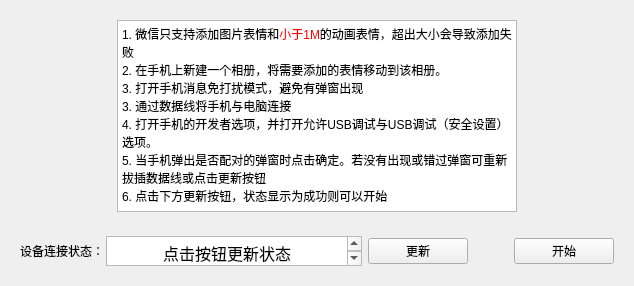
      <widget class="QWidget" name="page_home">
       <layout class="QGridLayout" name="gridLayout_17">
        <item row="0" column="0">
         <widget class="QWidget" name="widget_14" native="true">
          <layout class="QGridLayout" name="gridLayout_22">
           <item row="0" column="0">
            <widget class="QTextEdit" name="textEdit">
             <property name="maximumSize">
              <size>
               <width>400</width>
               <height>200</height>
              </size>
             </property>
             <property name="html">
              <string>&lt;!DOCTYPE HTML PUBLIC &quot;-//W3C//DTD HTML 4.0//EN&quot; &quot;http://www.w3.org/TR/REC-html40/strict.dtd&quot;&gt;
&lt;html&gt;&lt;head&gt;&lt;meta name=&quot;qrichtext&quot; content=&quot;1&quot; /&gt;&lt;meta charset=&quot;utf-8&quot; /&gt;&lt;style type=&quot;text/css&quot;&gt;
p, li { white-space: pre-wrap; }
hr { height: 1px; border-width: 0; }
li.unchecked::marker { content: &quot;\2610&quot;; }
li.checked::marker { content: &quot;\2612&quot;; }
&lt;/style&gt;&lt;/head&gt;&lt;body style=&quot; font-family:'Microsoft YaHei UI'; font-size:9pt; font-weight:400; font-style:normal;&quot;&gt;
&lt;p style=&quot; margin-top:0px; margin-bottom:0px; margin-left:0px; margin-right:0px; -qt-block-indent:0; text-indent:0px;&quot;&gt;1. 微信只支持添加图片表情和&lt;span style=&quot; color:#ff0000;&quot;&gt;小于1M&lt;/span&gt;的动画表情，超出大小会导致添加失败&lt;/p&gt;
&lt;p style=&quot; margin-top:0px; margin-bottom:0px; margin-left:0px; margin-right:0px; -qt-block-indent:0; text-indent:0px;&quot;&gt;2. 在手机上新建一个相册，将需要添加的表情移动到该相册。&lt;/p&gt;
&lt;p style=&quot; margin-top:0px; margin-bottom:0px; margin-left:0px; margin-right:0px; -qt-block-indent:0; text-indent:0px;&quot;&gt;3. 打开手机消息免打扰模式，避免有弹窗出现&lt;/p&gt;
&lt;p style=&quot; margin-top:0px; margin-bottom:0px; margin-left:0px; margin-right:0px; -qt-block-indent:0; text-indent:0px;&quot;&gt;3. 通过数据线将手机与电脑连接&lt;/p&gt;
&lt;p style=&quot; margin-top:0px; margin-bottom:0px; margin-left:0px; margin-right:0px; -qt-block-indent:0; text-indent:0px;&quot;&gt;4. 打开手机的开发者选项，并打开允许USB调试与USB调试（安全设置）选项。&lt;/p&gt;
&lt;p style=&quot; margin-top:0px; margin-bottom:0px; margin-left:0px; margin-right:0px; -qt-block-indent:0; text-indent:0px;&quot;&gt;5. 当手机弹出是否配对的弹窗时点击确定。若没有出现或错过弹窗可重新拔插数据线或点击更新按钮&lt;/p&gt;
&lt;p style=&quot; margin-top:0px; margin-bottom:0px; margin-left:0px; margin-right:0px; -qt-block-indent:0; text-indent:0px;&quot;&gt;6. 点击下方更新按钮，状态显示为成功则可以开始&lt;/p&gt;&lt;/body&gt;&lt;/html&gt;</string>
             </property>
            </widget>
           </item>
          </layout>
         </widget>
        </item>
        <item row="1" column="0">
         <widget class="QWidget" name="widget_2" native="true">
          <property name="maximumSize">
           <size>
            <width>16777215</width>
            <height>50</height>
           </size>
          </property>
          <layout class="QHBoxLayout" name="horizontalLayout">
           <item>
            <widget class="QLabel" name="constLabel_adb">
             <property name="minimumSize">
              <size>
               <width>80</width>
               <height>0</height>
              </size>
             </property>
             <property name="maximumSize">
              <size>
               <width>61</width>
               <height>16777215</height>
              </size>
             </property>
             <property name="text">
              <string>设备连接状态：</string>
             </property>
            </widget>
           </item>
           <item>
            <widget class="QTextBrowser" name="textBrowser_adb">
             <property name="minimumSize">
              <size>
               <width>0</width>
               <height>30</height>
              </size>
             </property>
             <property name="maximumSize">
              <size>
               <width>16777215</width>
               <height>30</height>
              </size>
             </property>
             <property name="html">
              <string>&lt;!DOCTYPE HTML PUBLIC &quot;-//W3C//DTD HTML 4.0//EN&quot; &quot;http://www.w3.org/TR/REC-html40/strict.dtd&quot;&gt;
&lt;html&gt;&lt;head&gt;&lt;meta name=&quot;qrichtext&quot; content=&quot;1&quot; /&gt;&lt;meta charset=&quot;utf-8&quot; /&gt;&lt;style type=&quot;text/css&quot;&gt;
p, li { white-space: pre-wrap; }
hr { height: 1px; border-width: 0; }
li.unchecked::marker { content: &quot;\2610&quot;; }
li.checked::marker { content: &quot;\2612&quot;; }
&lt;/style&gt;&lt;/head&gt;&lt;body style=&quot; font-family:'Microsoft YaHei UI'; font-size:9pt; font-weight:400; font-style:normal;&quot;&gt;
&lt;p align=&quot;center&quot; style=&quot; margin-top:0px; margin-bottom:0px; margin-left:0px; margin-right:0px; -qt-block-indent:0; text-indent:0px;&quot;&gt;&lt;span style=&quot; font-size:12pt;&quot;&gt;点击按钮更新状态&lt;/span&gt;&lt;/p&gt;&lt;/body&gt;&lt;/html&gt;</string>
             </property>
            </widget>
           </item>
           <item>
            <widget class="QPushButton" name="btn_adbcheck">
             <property name="minimumSize">
              <size>
               <width>100</width>
               <height>0</height>
              </size>
             </property>
             <property name="text">
              <string>更新</string>
             </property>
            </widget>
           </item>
           <item>
            <spacer name="horizontalSpacer">
             <property name="orientation">
              <enum>Qt::Horizontal</enum>
             </property>
             <property name="sizeHint" stdset="0">
              <size>
               <width>40</width>
               <height>20</height>
              </size>
             </property>
            </spacer>
           </item>
           <item>
            <widget class="QPushButton" name="btn_start">
             <property name="minimumSize">
              <size>
               <width>100</width>
               <height>0</height>
              </size>
             </property>
             <property name="text">
              <string>开始</string>
             </property>
            </widget>
           </item>
          </layout>
         </widget>
        </item>
       </layout>
      </widget>
